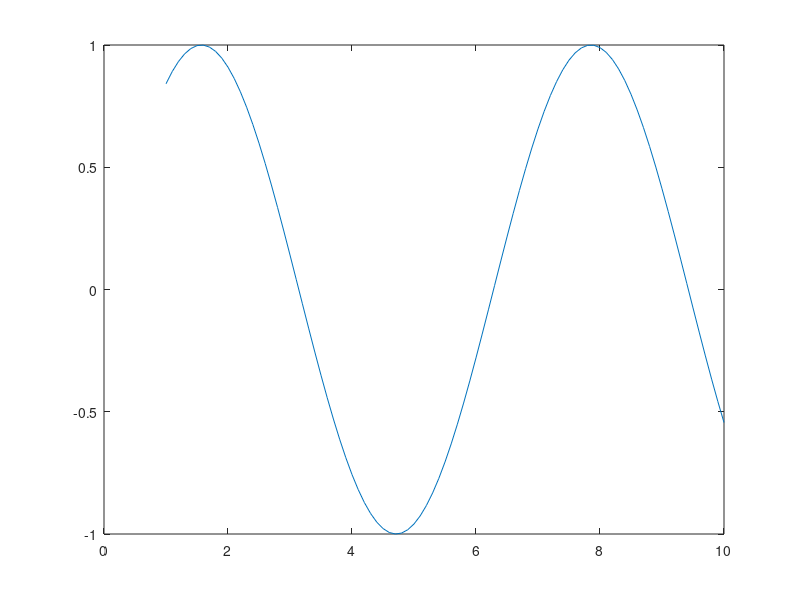

Recreate this plot in MATLAB. (Note: this script raises an error after producing the figure.)
x = 1:0.1:10;
y = sin(x);

figure;
plot(x, y)
hold on

% Add a vertical line at a specific position
xline(5);

% Customize the line appearance
xline(7, 'Label', 'Vertical Line at x = 3','Color', 'red', 'LineStyle', '--', 'LineWidth', 2);

% Add a label to the line
xline(3, 'Label', 'Vertical Line at x = 3', 'LabelHorizontalAlignment', 'left');

hold off
